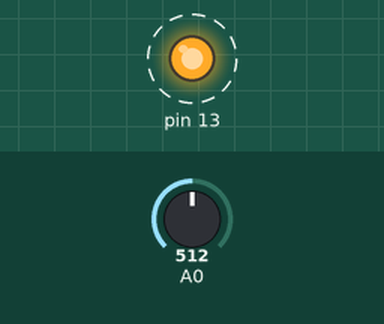
This sketch was run on a simulated Arduino Uno, built with avr-gcc and run on an emulated ATmega328P. On the bench: output pins drawn as LEDs (lit = HIGH). Dashed ring = blinking. Inputs (shaded band) come from the test bench; at power-on: A0 = 512. What the sketch prints to the serial monitor is not drawn.

Above: at 0.5 s.
Timing chart, 0 to 3.5 s (numbered marks = the images above):
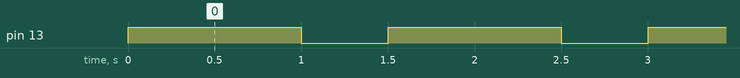

The sketch:

I2C_Slave_WriteOnRequest.ino
```cpp
//                                    //
//  Title:   I2C_Master_ReadRequest   //
//  Author:  J Hedges                 //
//  Date:    29/05/2016               //
//  Board:   Uno                      //
//                                    //

//  Library Declarations  //
#include <Wire.h>

//  Global Variable Declarations  //
int Data = 0;   //  ADC Value as 16bit signed integer
byte DataPacket[2];   //  Size 2 BYTE array, note zero index when called

//  Startup Code - executes once  //
void setup()
{
  Wire.begin(3);    //  Join I2C bus as slave with address 3
  Wire.onRequest(requestEvent);   //  Register event for data request
  Serial.begin(9600);   //  Start serial communication
  pinMode(13, OUTPUT);
}

//   Main Program Loop  //
void loop()
{
  digitalWrite(13, HIGH);    //  Used to show program is working

  Data = analogRead(A0);  //  Read Analogue pin A0

  Serial.print("Data Sent ");    //  Print the result to the serial com port for debug
  Serial.print(Data);
  Serial.print("\n");   //  Add carriage return to com port so data is readable

  DataPacket[0] = (Data >> 8) & 0xFF;    //  Shift number down by 8BITS and mask with 0xFF to remove other bits, place in array 0
  DataPacket[1] = Data & 0xFF;   //  Format lower part by masking with 0xFF 8BIT to remove any other bits, place in array 1

  delay(1000);   // Stop software running too quick and stressing CPU, can be used as sofware timing
  digitalWrite(13, LOW);    //  Used to show program is working
  delay(500);
}

// This function is registered as an event and is executing when 'called' by the master
void requestEvent()
{
  Wire.write(DataPacket, 2);   //  Send array of data that is 2 BYTES in size
}

//                //
//  END OF FILE   //
//                //
```

Measured:
- by itself, pin 13: alternates HIGH for 1.0 s and LOW for 0.50 s
